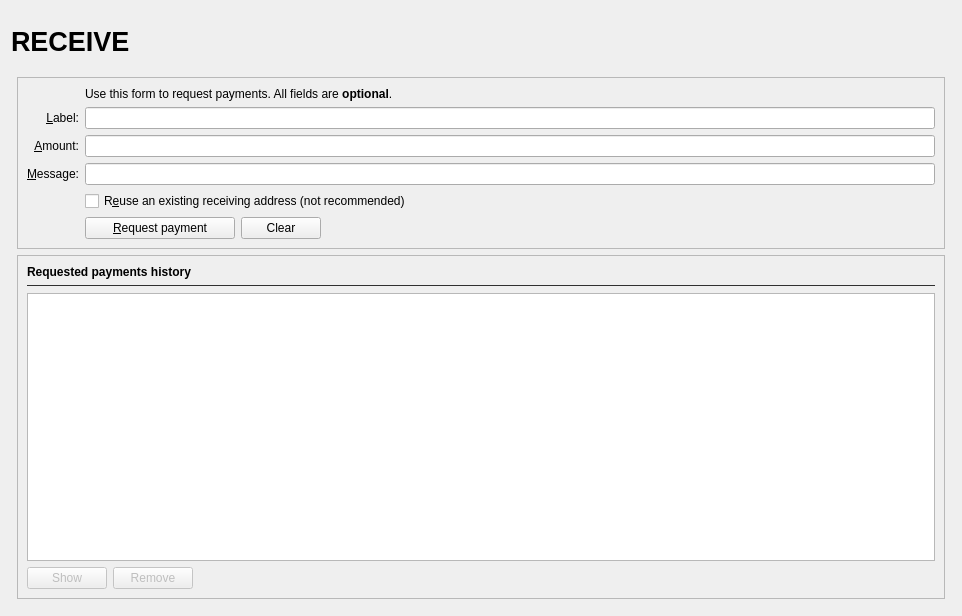
<?xml version="1.0" encoding="UTF-8"?>
<ui version="4.0">
 <class>ReceiveCoinsDialog</class>
 <widget class="QWidget" name="ReceiveCoinsDialog">
  <property name="geometry">
   <rect>
    <x>0</x>
    <y>0</y>
    <width>962</width>
    <height>616</height>
   </rect>
  </property>
  <layout class="QVBoxLayout" name="verticalLayout" stretch="0">
   <item>
    <layout class="QVBoxLayout" name="verticalLayout_Master" stretch="0,1">
     <property name="spacing">
      <number>0</number>
     </property>
     <item>
      <widget class="QFrame" name="frame_Header">
       <layout class="QVBoxLayout" name="verticalLayout_8">
        <property name="leftMargin">
         <number>0</number>
        </property>
        <property name="topMargin">
         <number>0</number>
        </property>
        <property name="rightMargin">
         <number>0</number>
        </property>
        <property name="bottomMargin">
         <number>0</number>
        </property>
        <item>
         <layout class="QHBoxLayout" name="horizontalLayout_Header" stretch="1,0,1">
          <item>
           <widget class="QLabel" name="labelOverviewHeaderLeft">
            <property name="minimumSize">
             <size>
              <width>464</width>
              <height>60</height>
             </size>
            </property>
            <property name="maximumSize">
             <size>
              <width>16777215</width>
              <height>60</height>
             </size>
            </property>
            <property name="font">
             <font>
              <pointsize>20</pointsize>
              <weight>75</weight>
              <bold>true</bold>
             </font>
            </property>
            <property name="text">
             <string>RECEIVE</string>
            </property>
           </widget>
          </item>
          <item>
           <spacer name="horizontalSpacer_3">
            <property name="orientation">
             <enum>Qt::Horizontal</enum>
            </property>
            <property name="sizeHint" stdset="0">
             <size>
              <width>40</width>
              <height>20</height>
             </size>
            </property>
           </spacer>
          </item>
          <item>
           <widget class="QLabel" name="labelOverviewHeaderRight">
            <property name="minimumSize">
             <size>
              <width>464</width>
              <height>60</height>
             </size>
            </property>
            <property name="maximumSize">
             <size>
              <width>16777215</width>
              <height>60</height>
             </size>
            </property>
            <property name="font">
             <font>
              <pointsize>14</pointsize>
             </font>
            </property>
            <property name="text">
             <string/>
            </property>
            <property name="alignment">
             <set>Qt::AlignRight|Qt::AlignTrailing|Qt::AlignVCenter</set>
            </property>
           </widget>
          </item>
         </layout>
        </item>
       </layout>
      </widget>
     </item>
     <item>
      <widget class="QFrame" name="frame_BG">
       <layout class="QVBoxLayout" name="verticalLayout_5">
        <property name="leftMargin">
         <number>6</number>
        </property>
        <property name="topMargin">
         <number>6</number>
        </property>
        <property name="rightMargin">
         <number>6</number>
        </property>
        <property name="bottomMargin">
         <number>6</number>
        </property>
        <item>
         <widget class="QFrame" name="frame2">
          <property name="sizePolicy">
           <sizepolicy hsizetype="Preferred" vsizetype="Minimum">
            <horstretch>0</horstretch>
            <verstretch>0</verstretch>
           </sizepolicy>
          </property>
          <property name="frameShape">
           <enum>QFrame::StyledPanel</enum>
          </property>
          <property name="frameShadow">
           <enum>QFrame::Sunken</enum>
          </property>
          <layout class="QVBoxLayout" name="verticalLayout_3">
           <item>
            <layout class="QGridLayout" name="gridLayout">
             <item row="7" column="0">
              <widget class="QLabel" name="label_4">
               <property name="text">
                <string/>
               </property>
              </widget>
             </item>
             <item row="5" column="0">
              <widget class="QLabel" name="label">
               <property name="toolTip">
                <string>An optional amount to request. Leave this empty or zero to not request a specific amount.</string>
               </property>
               <property name="text">
                <string>&amp;Amount:</string>
               </property>
               <property name="alignment">
                <set>Qt::AlignRight|Qt::AlignTrailing|Qt::AlignVCenter</set>
               </property>
               <property name="buddy">
                <cstring>reqAmount</cstring>
               </property>
              </widget>
             </item>
             <item row="6" column="0">
              <widget class="QLabel" name="label_3">
               <property name="toolTip">
                <string>An optional message to attach to the payment request, which will be displayed when the request is opened. Note: The message will not be sent with the payment over the Altair network.</string>
               </property>
               <property name="text">
                <string>&amp;Message:</string>
               </property>
               <property name="alignment">
                <set>Qt::AlignRight|Qt::AlignTrailing|Qt::AlignVCenter</set>
               </property>
               <property name="buddy">
                <cstring>reqMessage</cstring>
               </property>
              </widget>
             </item>
             <item row="8" column="2">
              <layout class="QHBoxLayout" name="horizontalLayout">
               <item>
                <widget class="QPushButton" name="receiveButton">
                 <property name="minimumSize">
                  <size>
                   <width>150</width>
                   <height>0</height>
                  </size>
                 </property>
                 <property name="text">
                  <string>&amp;Request payment</string>
                 </property>
                 <property name="icon">
                  <iconset resource="../lobstex.qrc">
                   <normaloff>:/icons/receiving_addresses</normaloff>:/icons/receiving_addresses</iconset>
                 </property>
                </widget>
               </item>
               <item>
                <widget class="QPushButton" name="clearButton">
                 <property name="sizePolicy">
                  <sizepolicy hsizetype="Minimum" vsizetype="Fixed">
                   <horstretch>0</horstretch>
                   <verstretch>0</verstretch>
                  </sizepolicy>
                 </property>
                 <property name="toolTip">
                  <string>Clear all fields of the form.</string>
                 </property>
                 <property name="text">
                  <string>Clear</string>
                 </property>
                 <property name="icon">
                  <iconset resource="../lobstex.qrc">
                   <normaloff>:/icons/remove</normaloff>:/icons/remove</iconset>
                 </property>
                 <property name="autoDefault">
                  <bool>false</bool>
                 </property>
                </widget>
               </item>
               <item>
                <spacer name="horizontalSpacer">
                 <property name="orientation">
                  <enum>Qt::Horizontal</enum>
                 </property>
                 <property name="sizeHint" stdset="0">
                  <size>
                   <width>40</width>
                   <height>20</height>
                  </size>
                 </property>
                </spacer>
               </item>
              </layout>
             </item>
             <item row="5" column="2">
              <widget class="BitcoinAmountField" name="reqAmount">
               <property name="minimumSize">
                <size>
                 <width>80</width>
                 <height>0</height>
                </size>
               </property>
               <property name="toolTip">
                <string>An optional amount to request. Leave this empty or zero to not request a specific amount.</string>
               </property>
              </widget>
             </item>
             <item row="8" column="0">
              <widget class="QLabel" name="label_7">
               <property name="text">
                <string/>
               </property>
              </widget>
             </item>
             <item row="4" column="0">
              <widget class="QLabel" name="label_2">
               <property name="toolTip">
                <string>An optional label to associate with the new receiving address.</string>
               </property>
               <property name="text">
                <string>&amp;Label:</string>
               </property>
               <property name="alignment">
                <set>Qt::AlignRight|Qt::AlignTrailing|Qt::AlignVCenter</set>
               </property>
               <property name="buddy">
                <cstring>reqLabel</cstring>
               </property>
              </widget>
             </item>
             <item row="7" column="2">
              <widget class="QCheckBox" name="reuseAddress">
               <property name="toolTip">
                <string>Reuse one of the previously used receiving addresses.&lt;br&gt;Reusing addresses has security and privacy issues.&lt;br&gt;Do not use this unless re-generating a payment request made before.</string>
               </property>
               <property name="text">
                <string>R&amp;euse an existing receiving address (not recommended)</string>
               </property>
              </widget>
             </item>
             <item row="4" column="2">
              <widget class="QLineEdit" name="reqLabel">
               <property name="toolTip">
                <string>An optional label to associate with the new receiving address.</string>
               </property>
              </widget>
             </item>
             <item row="6" column="2">
              <widget class="QLineEdit" name="reqMessage">
               <property name="toolTip">
                <string>An optional message to attach to the payment request, which will be displayed when the request is opened.&lt;br&gt;Note: The message will not be sent with the payment over the Altair network.</string>
               </property>
              </widget>
             </item>
             <item row="2" column="2">
              <widget class="QLabel" name="label_5">
               <property name="text">
                <string>Use this form to request payments. All fields are &lt;b&gt;optional&lt;/b&gt;.</string>
               </property>
              </widget>
             </item>
            </layout>
           </item>
          </layout>
         </widget>
        </item>
        <item>
         <widget class="QFrame" name="frame">
          <property name="sizePolicy">
           <sizepolicy hsizetype="Preferred" vsizetype="Expanding">
            <horstretch>0</horstretch>
            <verstretch>0</verstretch>
           </sizepolicy>
          </property>
          <property name="frameShape">
           <enum>QFrame::StyledPanel</enum>
          </property>
          <property name="frameShadow">
           <enum>QFrame::Raised</enum>
          </property>
          <layout class="QVBoxLayout" name="verticalLayout_2">
           <item>
            <widget class="QLabel" name="label_6">
             <property name="font">
              <font>
               <weight>75</weight>
               <bold>true</bold>
              </font>
             </property>
             <property name="text">
              <string>Requested payments history</string>
             </property>
            </widget>
           </item>
           <item>
            <widget class="Line" name="line">
             <property name="sizePolicy">
              <sizepolicy hsizetype="Minimum" vsizetype="Fixed">
               <horstretch>0</horstretch>
               <verstretch>0</verstretch>
              </sizepolicy>
             </property>
             <property name="minimumSize">
              <size>
               <width>0</width>
               <height>1</height>
              </size>
             </property>
             <property name="maximumSize">
              <size>
               <width>16777215</width>
               <height>1</height>
              </size>
             </property>
             <property name="baseSize">
              <size>
               <width>0</width>
               <height>1</height>
              </size>
             </property>
             <property name="styleSheet">
              <string notr="true">border:1px solid; border-color:#303030; </string>
             </property>
             <property name="orientation">
              <enum>Qt::Horizontal</enum>
             </property>
            </widget>
           </item>
           <item>
            <spacer name="verticalSpacer">
             <property name="orientation">
              <enum>Qt::Vertical</enum>
             </property>
             <property name="sizeType">
              <enum>QSizePolicy::Fixed</enum>
             </property>
             <property name="sizeHint" stdset="0">
              <size>
               <width>20</width>
               <height>1</height>
              </size>
             </property>
            </spacer>
           </item>
           <item>
            <widget class="QTableView" name="recentRequestsView">
             <property name="palette">
              <palette>
               <active>
                <colorrole role="Text">
                 <brush brushstyle="SolidPattern">
                  <color alpha="255">
                   <red>51</red>
                   <green>51</green>
                   <blue>51</blue>
                  </color>
                 </brush>
                </colorrole>
               </active>
               <inactive>
                <colorrole role="Text">
                 <brush brushstyle="SolidPattern">
                  <color alpha="255">
                   <red>51</red>
                   <green>51</green>
                   <blue>51</blue>
                  </color>
                 </brush>
                </colorrole>
               </inactive>
               <disabled>
                <colorrole role="Text">
                 <brush brushstyle="SolidPattern">
                  <color alpha="255">
                   <red>85</red>
                   <green>85</green>
                   <blue>85</blue>
                  </color>
                 </brush>
                </colorrole>
               </disabled>
              </palette>
             </property>
             <property name="contextMenuPolicy">
              <enum>Qt::CustomContextMenu</enum>
             </property>
             <property name="tabKeyNavigation">
              <bool>false</bool>
             </property>
             <property name="sortingEnabled">
              <bool>true</bool>
             </property>
            </widget>
           </item>
           <item>
            <layout class="QHBoxLayout" name="horizontalLayout_2">
             <item>
              <widget class="QPushButton" name="showRequestButton">
               <property name="enabled">
                <bool>false</bool>
               </property>
               <property name="toolTip">
                <string>Show the selected request (does the same as double clicking an entry)</string>
               </property>
               <property name="text">
                <string>Show</string>
               </property>
               <property name="icon">
                <iconset resource="../lobstex.qrc">
                 <normaloff>:/icons/edit</normaloff>:/icons/edit</iconset>
               </property>
               <property name="autoDefault">
                <bool>false</bool>
               </property>
              </widget>
             </item>
             <item>
              <widget class="QPushButton" name="removeRequestButton">
               <property name="enabled">
                <bool>false</bool>
               </property>
               <property name="toolTip">
                <string>Remove the selected entries from the list</string>
               </property>
               <property name="text">
                <string>Remove</string>
               </property>
               <property name="icon">
                <iconset resource="../lobstex.qrc">
                 <normaloff>:/icons/remove</normaloff>:/icons/remove</iconset>
               </property>
               <property name="autoDefault">
                <bool>false</bool>
               </property>
              </widget>
             </item>
             <item>
              <spacer name="horizontalSpacer_2">
               <property name="orientation">
                <enum>Qt::Horizontal</enum>
               </property>
               <property name="sizeHint" stdset="0">
                <size>
                 <width>40</width>
                 <height>20</height>
                </size>
               </property>
              </spacer>
             </item>
            </layout>
           </item>
          </layout>
         </widget>
        </item>
       </layout>
      </widget>
     </item>
    </layout>
   </item>
  </layout>
 </widget>
 <customwidgets>
  <customwidget>
   <class>BitcoinAmountField</class>
   <extends>QLineEdit</extends>
   <header>bitcoinamountfield.h</header>
   <container>1</container>
  </customwidget>
 </customwidgets>
 <tabstops>
  <tabstop>reqLabel</tabstop>
  <tabstop>reqAmount</tabstop>
  <tabstop>reqMessage</tabstop>
  <tabstop>reuseAddress</tabstop>
  <tabstop>receiveButton</tabstop>
  <tabstop>clearButton</tabstop>
  <tabstop>recentRequestsView</tabstop>
  <tabstop>showRequestButton</tabstop>
  <tabstop>removeRequestButton</tabstop>
 </tabstops>
 <resources>
  <include location="../lobstex.qrc"/>
 </resources>
 <connections/>
</ui>
